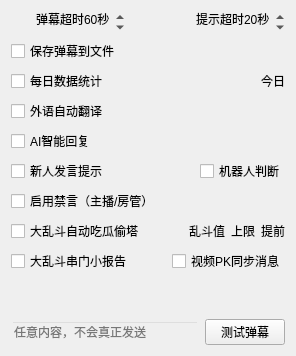
      <widget class="QWidget" name="tab_2">
       <attribute name="title">
        <string>弹幕</string>
       </attribute>
       <layout class="QVBoxLayout" name="verticalLayout_3">
        <item>
         <layout class="QHBoxLayout" name="horizontalLayout_6">
          <property name="topMargin">
           <number>0</number>
          </property>
          <item>
           <widget class="QSpinBox" name="removeDanmakuIntervalSpin">
            <property name="contextMenuPolicy">
             <enum>Qt::NoContextMenu</enum>
            </property>
            <property name="layoutDirection">
             <enum>Qt::LeftToRight</enum>
            </property>
            <property name="autoFillBackground">
             <bool>false</bool>
            </property>
            <property name="styleSheet">
             <string notr="true">QSpinBox
{
	background: transparent;
}</string>
            </property>
            <property name="frame">
             <bool>false</bool>
            </property>
            <property name="alignment">
             <set>Qt::AlignRight|Qt::AlignTrailing|Qt::AlignVCenter</set>
            </property>
            <property name="suffix">
             <string>秒</string>
            </property>
            <property name="prefix">
             <string>弹幕超时</string>
            </property>
            <property name="maximum">
             <number>3600</number>
            </property>
            <property name="singleStep">
             <number>10</number>
            </property>
            <property name="value">
             <number>60</number>
            </property>
           </widget>
          </item>
          <item>
           <spacer name="horizontalSpacer_17">
            <property name="orientation">
             <enum>Qt::Horizontal</enum>
            </property>
            <property name="sizeHint" stdset="0">
             <size>
              <width>40</width>
              <height>20</height>
             </size>
            </property>
           </spacer>
          </item>
          <item>
           <widget class="QSpinBox" name="removeDanmakuTipIntervalSpin">
            <property name="contextMenuPolicy">
             <enum>Qt::NoContextMenu</enum>
            </property>
            <property name="styleSheet">
             <string notr="true">QSpinBox
{
	background: transparent;
}</string>
            </property>
            <property name="frame">
             <bool>false</bool>
            </property>
            <property name="alignment">
             <set>Qt::AlignRight|Qt::AlignTrailing|Qt::AlignVCenter</set>
            </property>
            <property name="suffix">
             <string>秒</string>
            </property>
            <property name="prefix">
             <string>提示超时</string>
            </property>
            <property name="maximum">
             <number>3600</number>
            </property>
            <property name="singleStep">
             <number>5</number>
            </property>
            <property name="value">
             <number>20</number>
            </property>
           </widget>
          </item>
         </layout>
        </item>
        <item>
         <layout class="QHBoxLayout" name="horizontalLayout_21">
          <property name="topMargin">
           <number>0</number>
          </property>
          <item>
           <widget class="QCheckBox" name="saveDanmakuToFileCheck">
            <property name="toolTip">
             <string>保存所有弹幕历史（包含提示信息）到单独的文件</string>
            </property>
            <property name="text">
             <string>保存弹幕到文件</string>
            </property>
           </widget>
          </item>
         </layout>
        </item>
        <item>
         <layout class="QHBoxLayout" name="horizontalLayout_24" stretch="1,0">
          <property name="topMargin">
           <number>0</number>
          </property>
          <item>
           <widget class="QCheckBox" name="calculateDailyDataCheck">
            <property name="toolTip">
             <string>保存每天的直播信息（进来多少人、弹幕总数、送礼总数等）</string>
            </property>
            <property name="text">
             <string>每日数据统计</string>
            </property>
           </widget>
          </item>
          <item>
           <widget class="QPushButton" name="pushButton">
            <property name="styleSheet">
             <string notr="true">QPushButton
{
	background: transparent;
	border: none;
}</string>
            </property>
            <property name="text">
             <string>今日</string>
            </property>
           </widget>
          </item>
         </layout>
        </item>
        <item>
         <layout class="QHBoxLayout" name="horizontalLayout_7">
          <property name="topMargin">
           <number>0</number>
          </property>
          <item>
           <widget class="QCheckBox" name="languageAutoTranslateCheck">
            <property name="toolTip">
             <string>&lt;html&gt;&lt;head/&gt;&lt;body&gt;&lt;p&gt;自动翻译常用外语弹幕&lt;/p&gt;&lt;p&gt;目前支持：英语、日语、俄语、韩语&lt;/p&gt;&lt;/body&gt;&lt;/html&gt;</string>
            </property>
            <property name="text">
             <string>外语自动翻译</string>
            </property>
           </widget>
          </item>
         </layout>
        </item>
        <item>
         <layout class="QHBoxLayout" name="horizontalLayout_11">
          <property name="topMargin">
           <number>0</number>
          </property>
          <item>
           <widget class="QCheckBox" name="AIReplyCheck">
            <property name="toolTip">
             <string>&lt;html&gt;&lt;head/&gt;&lt;body&gt;&lt;p&gt;调用图灵机器人来进行AI回复&lt;/p&gt;&lt;p&gt;可作为对弹幕评论的参考内容&lt;/p&gt;&lt;/body&gt;&lt;/html&gt;</string>
            </property>
            <property name="text">
             <string>AI智能回复</string>
            </property>
           </widget>
          </item>
         </layout>
        </item>
        <item>
         <layout class="QHBoxLayout" name="horizontalLayout_18" stretch="1,0">
          <property name="topMargin">
           <number>0</number>
          </property>
          <item>
           <widget class="QCheckBox" name="newbieTipCheck">
            <property name="toolTip">
             <string>&lt;html&gt;&lt;head/&gt;&lt;body&gt;&lt;p&gt;第一次发弹幕时，昵称前显示[初]&lt;/p&gt;&lt;p&gt;若是0级小号，前三次显示红色的[新]&lt;/p&gt;&lt;/body&gt;&lt;/html&gt;</string>
            </property>
            <property name="text">
             <string>新人发言提示</string>
            </property>
           </widget>
          </item>
          <item>
           <widget class="QCheckBox" name="judgeRobotCheck">
            <property name="toolTip">
             <string>&lt;html&gt;&lt;head/&gt;&lt;body&gt;&lt;p&gt;开启后，判定为机器人的用户将不再触发欢迎、感谢关注&lt;/p&gt;&lt;/body&gt;&lt;/html&gt;</string>
            </property>
            <property name="text">
             <string>机器人判断</string>
            </property>
           </widget>
          </item>
         </layout>
        </item>
        <item>
         <layout class="QHBoxLayout" name="horizontalLayout_10" stretch="1">
          <property name="topMargin">
           <number>0</number>
          </property>
          <item>
           <widget class="QCheckBox" name="enableBlockCheck">
            <property name="toolTip">
             <string>&lt;html&gt;&lt;head/&gt;&lt;body&gt;&lt;p&gt;在实时弹幕的菜单中添加拉黑&lt;/p&gt;&lt;p&gt;只有房管/主播才有黑名单权限&lt;/p&gt;&lt;/body&gt;&lt;/html&gt;</string>
            </property>
            <property name="text">
             <string>启用禁言（主播/房管）</string>
            </property>
           </widget>
          </item>
         </layout>
        </item>
        <item>
         <layout class="QHBoxLayout" name="horizontalLayout_28" stretch="1,0,0,0">
          <property name="topMargin">
           <number>0</number>
          </property>
          <item>
           <widget class="QCheckBox" name="pkAutoMelonCheck">
            <property name="toolTip">
             <string>大乱斗最后几秒如果有必要的话，自动赠送吃瓜
注意自己的余额！！！（0.1元/吃瓜）</string>
            </property>
            <property name="text">
             <string>大乱斗自动吃瓜偷塔</string>
            </property>
           </widget>
          </item>
          <item>
           <widget class="QPushButton" name="pkMelonValButton">
            <property name="styleSheet">
             <string notr="true">QPushButton
{
	background: transparent;
	border: none;
}</string>
            </property>
            <property name="text">
             <string>乱斗值</string>
            </property>
           </widget>
          </item>
          <item>
           <widget class="QPushButton" name="pkMaxGoldButton">
            <property name="styleSheet">
             <string notr="true">QPushButton
{
	background: transparent;
	border: none;
}</string>
            </property>
            <property name="text">
             <string>上限</string>
            </property>
           </widget>
          </item>
          <item>
           <widget class="QPushButton" name="pkJudgeEarlyButton">
            <property name="styleSheet">
             <string notr="true">QPushButton
{
	background: transparent;
	border: none;
}</string>
            </property>
            <property name="text">
             <string>提前</string>
            </property>
           </widget>
          </item>
         </layout>
        </item>
        <item>
         <layout class="QHBoxLayout" name="horizontalLayout_2" stretch="1,0">
          <property name="topMargin">
           <number>0</number>
          </property>
          <item>
           <widget class="QCheckBox" name="pkChuanmenCheck">
            <property name="toolTip">
             <string>&lt;html&gt;&lt;head/&gt;&lt;body&gt;&lt;p&gt;大乱斗对面过来串门自动欢迎（需开启自动欢迎）；&lt;/p&gt;&lt;p&gt;自己观众去对面串门打小报告（放心，只有自己看得到）&lt;/p&gt;&lt;/body&gt;&lt;/html&gt;</string>
            </property>
            <property name="styleSheet">
             <string notr="true">己方到对方串门：xxx跑到对面串门
对方到己方串门：[对面] xxx 进入直播间</string>
            </property>
            <property name="text">
             <string>大乱斗串门小报告</string>
            </property>
           </widget>
          </item>
          <item>
           <widget class="QCheckBox" name="pkMsgSyncCheck">
            <property name="toolTip">
             <string>&lt;html&gt;&lt;head/&gt;&lt;body&gt;&lt;p&gt;在打视频大乱斗的时候，同步显示对面直播间的弹幕消息，格式如下：&lt;/p&gt;&lt;p&gt;[同步] 灰色弹幕&lt;/p&gt;&lt;/body&gt;&lt;/html&gt;</string>
            </property>
            <property name="styleSheet">
             <string notr="true">视频大乱斗时显示对面的消息，格式如下：
[同步] 昵称 灰色弹幕</string>
            </property>
            <property name="text">
             <string>视频PK同步消息</string>
            </property>
           </widget>
          </item>
         </layout>
        </item>
        <item>
         <spacer name="verticalSpacer_2">
          <property name="orientation">
           <enum>Qt::Vertical</enum>
          </property>
          <property name="sizeHint" stdset="0">
           <size>
            <width>20</width>
            <height>40</height>
           </size>
          </property>
         </spacer>
        </item>
        <item>
         <layout class="QHBoxLayout" name="horizontalLayout_5">
          <property name="leftMargin">
           <number>0</number>
          </property>
          <property name="topMargin">
           <number>0</number>
          </property>
          <item>
           <widget class="QLineEdit" name="testDanmakuEdit">
            <property name="styleSheet">
             <string notr="true">QLineEdit
{
	background: transparent;
}</string>
            </property>
            <property name="placeholderText">
             <string>任意内容，不会真正发送</string>
            </property>
           </widget>
          </item>
          <item>
           <widget class="QPushButton" name="testDanmakuButton">
            <property name="text">
             <string>测试弹幕</string>
            </property>
           </widget>
          </item>
         </layout>
        </item>
       </layout>
      </widget>
